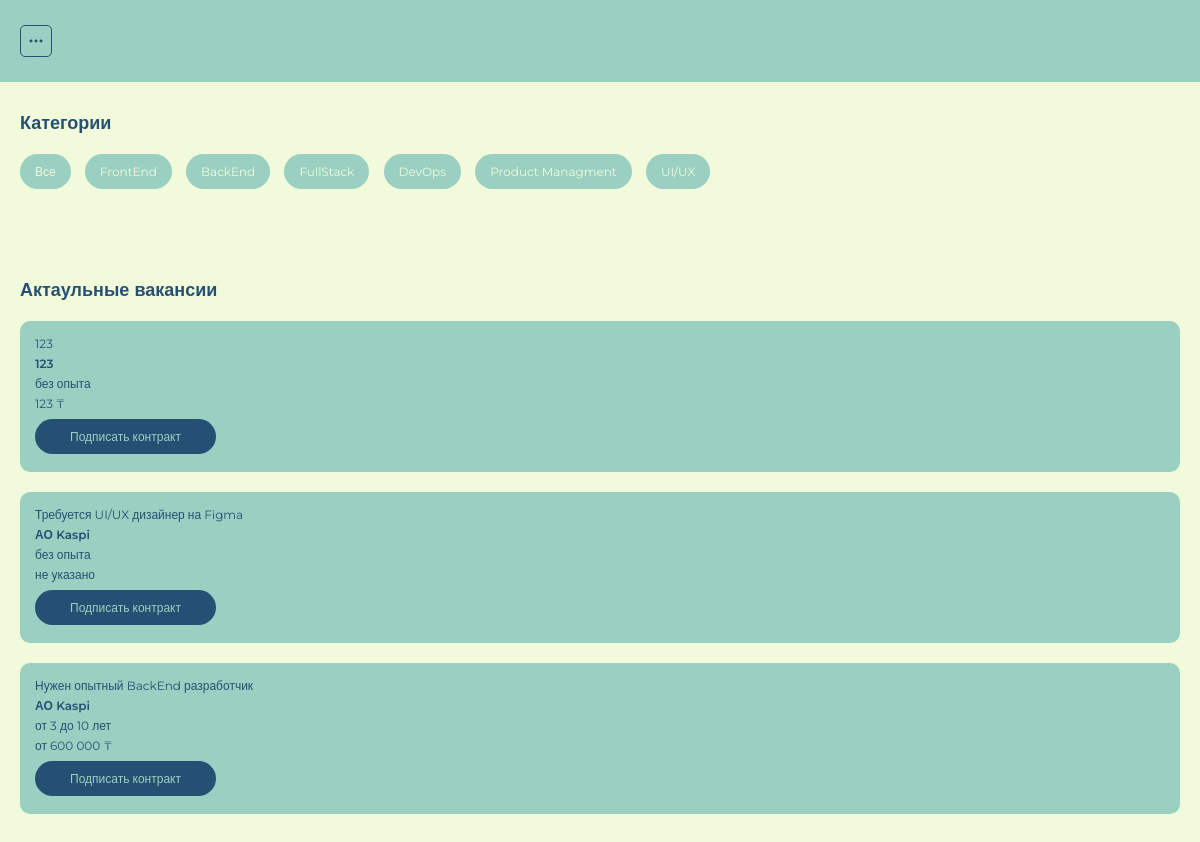
The page / on the database its author committed.
### it_app/models.py (models this page shows, shortened)
class Category(models.Model):
    name = models.CharField("Название категории", max_length=255)
    slug = models.SlugField(unique=True, editable=False, blank=True)
    class Meta:
        verbose_name = "Категория"
        verbose_name_plural = "Категории"

class Job(models.Model):
    title = models.CharField("Название вакансии", max_length=255)
    category = models.ForeignKey(Category, on_delete=models.CASCADE, verbose_name="Выберите категорию")
    company = models.CharField("Название компании", max_length=200)
    experience = models.CharField("Опыт работы", max_length=255, default="без опыта")
    salary = models.CharField("Оклад", max_length=100)
    description = models.TextField("Описание вакансии")
    skills = models.CharField("Навыки", max_length=255)
    address = models.CharField("Адрес", max_length=100)
    phone = models.CharField("Телефон", max_length=14)
    email = models.CharField("E-mail", max_length=100)
    created_at = models.DateTimeField("Дата публикации", default=datetime.now)
    class Meta:
        verbose_name = "Вакансия"
        verbose_name_plural = "Вакансии"

### it_app/views.py (the view)
# urls.py: path('', views.home_page, name='home_page'),
def home_page(request):
    categories = Category.objects.all()
    jobs = Job.objects.all().order_by('-created_at')[:4]
    context = {
        'categories' : categories,
        'jobs' : jobs
    }
    return render(request, "./home.html", context)

### it_app/templates/home.html (shortened to what this page needs)
{% extends 'base.html' %}
{% block content %}
<section class="categories">
    <div class="container">
        <h2 class="title">Категории</h2>
        <div class="categories-list">
            <a href="{% url 'jobs_page' %}" class="category-item">Все</a>
            {% for category in categories %}
            <a href="{% url 'jobs_by_category_page' slug=category.slug %}" class="category-item">{{ category.name }}</a>
            {% endfor %}
        </div>
    </div>
</section>
<section class="jobs">
    <div class="container">
        <h2 class="title">Актаульные вакансии</h2>
        <div class="jobs-list">
            {%for job in jobs %}
            <div class="job-card">
                <h3 class="job-card-title">{{ job.title }}</h3>
                <h3 class="job-card-company">{{ job.company}}</h3>
                <h3 class="job-card-title">{{ job.experience }}</h3>
                <h3 class="job-card-title">
                    {% if job.salary == "не указано" %}
                    {{ job.salary }}
                    {% else %}
                    {{ job.salary }} &#8376
                    {% endif %}
                </h3>
                <a href="{% url 'job_detail_page' pk=job.pk %}" class="dark-btn">Подписать контракт</a>
            </div>
            {% endfor %}
        </div>
    </div>
</section>
{% endblock %}

### it_app/templates/base.html (shortened to what this page needs)
{% load static %}
<!DOCTYPE html>
<html lang="en">
<head>
    <link rel="stylesheet" href="{% static './css/style.css' %}">
</head>
<body>
    <header class="header">
        <div class="container">
            <button class="menu-button" onclick="burgerMenuAction()">
                <img src="{% static './images/Frame.svg' %}" alt="Menu">
            </button>
        </div>
    </header>
    <main>
        {% block content %}
        {% endblock %}
    </main>
</body>
</html>

### it_app/static/css/style.css (style rules this page uses)
* { padding: 0; margin: 0; box-sizing: border-box; font-family: "Montserrat", sans-serif; }
:root { --light: #F1FADA; --secondary: #9AD0C2; --success: #2D9586; --dark: #265073; }
.container { margin: 0 20px; }
.header { padding: 25px 0; background-color: var(--secondary); }
main { background-color: var(--light); min-height: 100vh; }
.menu-button { cursor: pointer; border: 1px solid var(--dark); border-radius: 5px; width: 32px; height: 32px; display: flex; justify-content: center; align-items: center; background-color: transparent; }
.category-item { font-size: 12px; background-color: var(--secondary); border-radius: 30px; padding: 10px 15px; text-decoration: none; color: var(--light); display: inline-block; margin-right: 10px; margin-bottom: 10px; transition: 0.3s ease-in-out; }
.categories, .jobs, .job-detail, .auth { padding: 30px 0; }
.title { font-size: 18px; font-weight: 700; color: var(--dark); }
.categories-list, .jobs-list { margin: 20px 0; }
.job-card { background-color: var(--secondary); padding: 15px; border-radius: 10px; margin-bottom: 20px; }
.job-card-title, .job-card-company { color: var(--dark); font-size: 12px; margin-bottom: 5px; }
.job-card-title { font-weight: 400; }
.job-card-company { font-weight: 600; }
.dark-btn, .btn-success { font-size: 12px; text-decoration: none; margin: 3px 0; display: inline-block; background-color: var(--dark); padding: 10px 35px; color: var(--secondary); border-radius: 30px; border: none; cursor: pointer; }

### rows shown on the page
Category: name "FrontEnd"
Category: name "BackEnd"
Category: name "FullStack"
Category: name "DevOps"
Category: name "Product Managment"
Category: name "UI/UX"
Job: title "123", company "123", experience "без опыта", salary "123"
Job: title "Требуется UI/UX дизайнер на Figma", company "АО Kaspi", experience "без опыта", salary "не указано"
Job: title "Нужен опытный BackEnd разработчик", company "АО Kaspi", experience "от 3 до 10 лет", salary "от 600 000"
